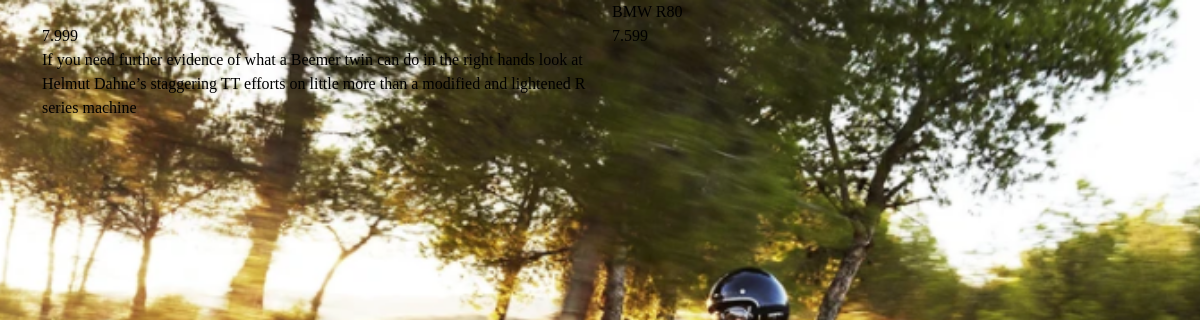
/1/, run on the app's committed database.
### shop/models.py (models this page shows)
class Products(models.Model):
    title = models.CharField(max_length=220)
    price = models.FloatField()
    discount_price = models.FloatField()
    category = models.CharField(max_length=220)
    description = models.TextField()
    image = models.CharField(max_length=300)

### shop/views.py (the view)
# urls.py: path('<int:id>/', views.detail,name='detail'),
def detail(request,id):
    product_object = Products.objects.get(id=id)
    return render(request,'shop/detail.html',{'product_object':product_object})

### shop/templates/shop/detail.html (shortened to what this page needs)
{% load static %}
<!DOCTYPE html>
<html lang="en">
<head>
    <link href="https://cdn.jsdelivr.net/npm/bootstrap@5.0.2/dist/css/bootstrap.min.css" rel="stylesheet">
<link rel="stylesheet" href="{% static 'shop/style.css' %}">
</head>
<body>
    <div class="container">
        <div class="row">
            <div class="col-md-6">
                <div class="row">
                    <div class="col-md-12">
                    </div>
                </div>
            </div>
                   <div class="col-md-6">
                       <div class="row">
                           <div class="col-md-12">
                               {{ product_object.title }}
                           </div>
                       </div>
                   </div>
                   <div class="col-md-6">
                       <div class="row">
                           <div class="col-md-12">
                               {{ product_object.price }}
                           </div>
                       </div>
                   </div>
                   <div class="col-md-6">
                       <div class="row">
                           <div class="col-md-12">
                               {{ product_object.discount_price }}
                           </div>
                       </div>
                   </div>
                   <div class="col-md-6">
                       <div class="row">
                           <div class="col-md-12">
                               {{ product_object.description }}
                           </div>
                       </div>
                   </div>
        </div>
    </div>
</body>
</html>

### shop/static/shop/style.css (style rules this page uses)
* { box-sizing: border-box; }
body { background: url('/static/shop/media/homepage_background_cropped.jpg') no-repeat center center fixed; background-size: cover; background-color: #908204; height: calc(100vh - 164px); color: rgb(0, 0, 0); font-family: "Akya"; }

### data on the page
Products: title "BMW R80", price "7.999", discount_price "7.599", description "If you need further evidence of what a Beemer twin can do in the right hands look at Helmut Dahne’s staggering TT efforts on little more than a modified and lightened R series machine"
